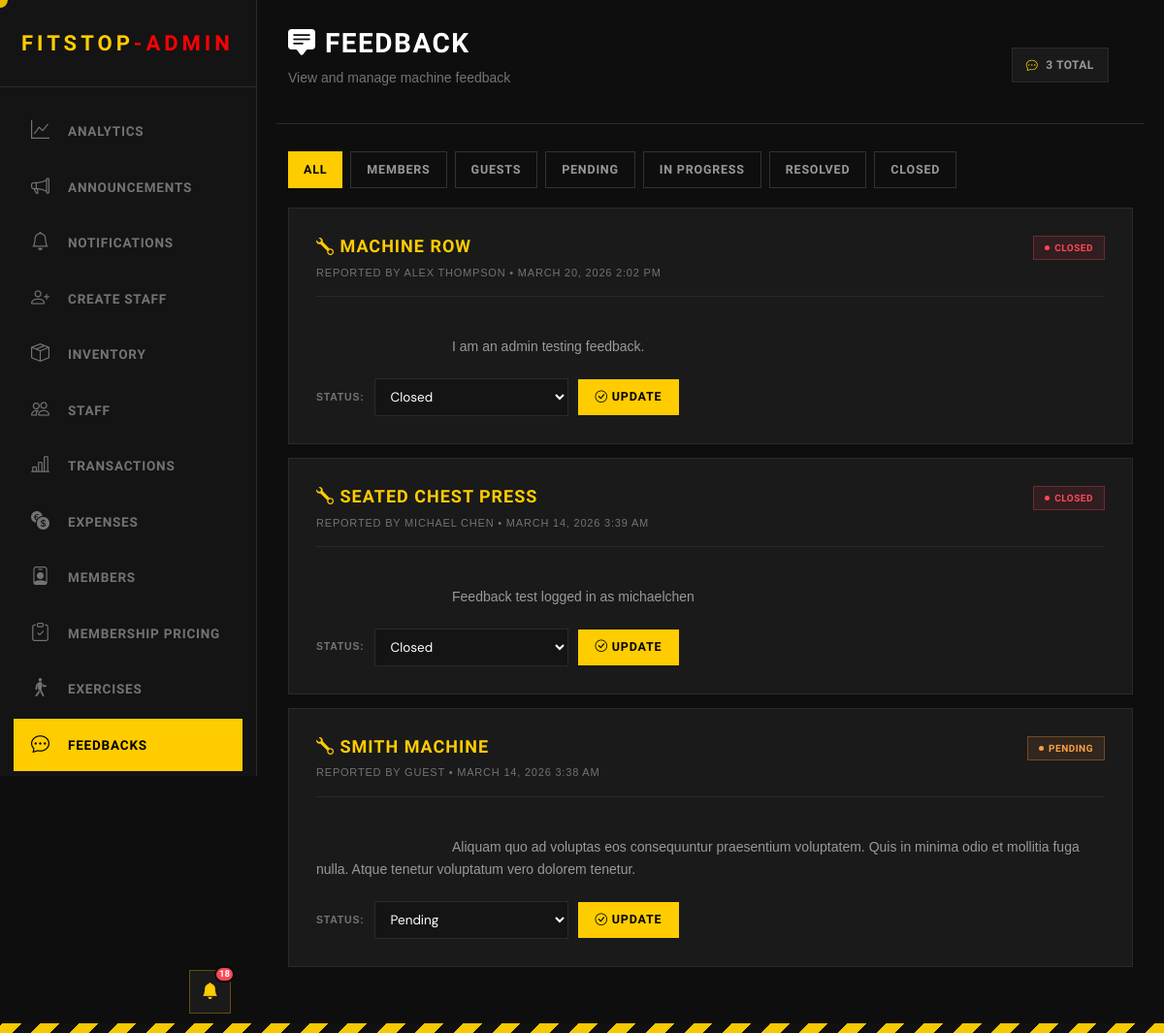
Screenshot of /admin/view_feedback.php (signed in) with the database file from the repository.
### tables this page shows
CREATE TABLE feedback(
    id INTEGER PRIMARY KEY AUTOINCREMENT,
    about VARCHAR,
    reporterID INT,
    last_name VARCHAR,
    created_at DATETIME,
    desc VARCHAR NOT NULL,
    resolved_at DATETIME,
    status VARCHAR NOT NULL,
    FOREIGN KEY (reporterID) REFERENCES users(id)
);

### admin/view_feedback.php (the view, shortened to what this page needs)
<?php
include('../Login/connection.php');
$feedbacks = [];
$errorMessage = null;
try {
    $stmt = $pdo->query('SELECT *, COALESCE(id, rowid) AS feedback_id FROM feedback ORDER BY datetime(created_at) DESC, rowid DESC');
    $feedbacks = $stmt->fetchAll(PDO::FETCH_ASSOC);
} catch (PDOException $e) {
    $errorMessage = 'Unable to load feedback right now.';
}
?>
<!DOCTYPE html>
<html lang="en">
<head>
    <link href="https://cdn.jsdelivr.net/npm/bootstrap@5.3.8/dist/css/bootstrap.min.css" rel="stylesheet"
>
    <link rel="stylesheet" href="../staff/staff.css">
    <link rel="stylesheet" href="https://cdn.jsdelivr.net/npm/bootstrap-icons@1.11.0/font/bootstrap-icons.css">
</head>
<body>
    <?php include('includes/header_admin.php') ?>
    <div class="main-content">
        <div class="topbar row">
            <div class="topbar-left col-sm-12 col-xl-6">
                <h1><i class="bi bi-chat-square-text-fill"></i> Feedback</h1>
                <p>View and manage machine feedback</p>
            </div>
            <div class="topbar-right col-sm-12 col-xl-2 col-xl-offset-4">
                <div class="topbar-badge">
                    <i class="bi bi-chat-dots"></i>
                    <span><?php echo count($feedbacks); ?> Total</span>
                </div>
            </div>
        </div>
        <?php if ($errorMessage !== null): ?>
            <div
                style="background: rgba(255, 71, 87, 0.1); border: 1px solid var(--danger); color: var(--danger); padding: 10px 14px; margin-bottom: 20px; font-size: 12px; text-transform: uppercase;">
                <i class="bi bi-exclamation-triangle"></i> <?php echo htmlspecialchars($errorMessage); ?>
            </div>
        <?php else: ?>
            <section>
                <div style="display: flex; gap: 8px; margin-bottom: 20px; flex-wrap: wrap;">
                    <button class="btn-primary filter-btn active" data-filter="all" style="padding: 9px 16px;">All</button>
                    <button class="btn-secondary filter-btn" data-filter="member"
                        style="padding: 9px 16px;">Members</button>
                    <button class="btn-secondary filter-btn" data-filter="guest" style="padding: 9px 16px;">Guests</button>
                    <button class="btn-secondary filter-btn" data-filter="pending"
                        style="padding: 9px 16px;">Pending</button>
                    <button class="btn-secondary filter-btn" data-filter="in_progress" style="padding: 9px 16px;">In
                        Progress</button>
                    <button class="btn-secondary filter-btn" data-filter="resolved"
                        style="padding: 9px 16px;">Resolved</button>
                    <button class="btn-secondary filter-btn" data-filter="closed" style="padding: 9px 16px;">Closed</button>
                </div>
                <div id="feedbackList" style="display: flex; flex-direction: column; gap: 14px;">
                    <?php if (count($feedbacks) === 0): ?>
                        <div class="registration-card" style="text-align: center; padding: 60px 20px;">
                            <h3
                                style="font-family: 'Chakra Petch', sans-serif; color: var(--text-muted); text-transform: uppercase; letter-spacing: 2px; font-size: 14px; margin-bottom: 10px;">
                                No feedback found</h3>
                            <p style="color: var(--text-muted); font-size: 12px;">Check back later</p>
                        </div>
                    <?php else: ?>
                        <?php foreach ($feedbacks as $feedback): ?>
                            <?php
                            $id = isset($feedback['feedback_id']) ? (int) $feedback['feedback_id'] : 0;
                            $about = htmlspecialchars((string) $feedback['about']);
                            $desc = htmlspecialchars((string) $feedback['desc']);
                            $createdAt = !empty($feedback['created_at']) ? date('F j, Y g:i A', strtotime($feedback['created_at'])) : 'Unknown date';
                            $status = isset($feedback['status']) && $feedback['status'] !== '' ? (string) $feedback['status'] : 'pending';
                            $statusSafe = htmlspecialchars($status);
                            $isGuest = empty($feedback['reporterID']);
                            $sourceType = $isGuest ? 'guest' : 'member';
                            $reporterName = 'Guest';
                            if (!$isGuest) {
                                $reporterName = !empty($feedback['last_name']) ? (string) $feedback['last_name'] : 'Member';
                                try {
                                    $userStmt = $pdo->prepare('SELECT first_name FROM users WHERE id = :id');
                                    $userStmt->execute(['id' => $feedback['reporterID']]);
                                    $user = $userStmt->fetch(PDO::FETCH_ASSOC);
                                    if (!empty($user['first_name'])) {
                                        $reporterName = $user['first_name'] . ' ' . $reporterName;
                                    }
                                } catch (PDOException $e) {
                                }
                            }
                            $reporterName = htmlspecialchars($reporterName);
                            $statusLabel = htmlspecialchars(strtoupper(str_replace('_', ' ', $status)));
                            $statusBadgeClass = 'active';
                            if ($status === 'pending')
                                $statusBadgeClass = 'maintenance';
                            if ($status === 'closed')
                                $statusBadgeClass = 'inactive';
                            ?>
                            <article class="registration-card feedback-item" data-source="<?php echo $sourceType; ?>"
                                data-status="<?php echo $statusSafe; ?>" data-feedback-id="<?php echo $id; ?>">
                                <div
                                    style="display: flex; justify-content: space-between; align-items: start; gap: 20px; margin-bottom: 16px;">
                                    <div>
                                        <h3
                                            style="font-family: 'Chakra Petch', sans-serif; font-size: 18px; font-weight: 700; color: var(--hazard); text-transform: uppercase; letter-spacing: 1px; margin-bottom: 8px;">
                                            <i class="bi bi-wrench"></i> <?php echo $about; ?>
                                        </h3>
                                        <div
                                            style="font-size: 11px; color: var(--text-muted); text-transform: uppercase; letter-spacing: 0.8px;">
                                            Reported by <?php echo $reporterName; ?> • <?php echo htmlspecialchars($createdAt); ?>
                                        </div>
                                    </div>
                                    <span
                                        class="status-badge <?php echo $statusBadgeClass; ?> status-label"><?php echo $statusLabel; ?></span>
                                </div>
                                <p
                                    style="color: var(--text-sub); font-size: 14px; line-height: 1.7; margin-bottom: 20px; padding-top: 16px; border-top: 1px solid var(--border); white-space: pre-wrap;">
                                    <?php echo $desc; ?>
                                </p>
                                <div style="display: flex; align-items: center; gap: 10px; flex-wrap: wrap;">
                                    <label
                                        style="color: var(--text-muted); font-size: 10.5px; text-transform: uppercase; letter-spacing: 0.8px; font-weight: 700; margin: 0;">Status:</label>
                                    <select id="status-<?php echo $id; ?>" class="form-input status-select"
                                        style="max-width: 200px; padding: 9px 12px;" data-feedback-id="<?php echo $id; ?>">
                                        <option value="pending" <?php echo $status === 'pending' ? 'selected' : ''; ?>>Pending
                                        </option>
                                        <option value="closed" <?php echo $status === 'closed' ? 'selected' : ''; ?>>Closed</option>
                                    </select>
                                    <button class="btn-primary update-feedback-btn" data-feedback-id="<?php echo $id; ?>"
                                        style="padding: 9px 18px;">
                                        <i class="bi bi-check-circle"></i> Update
                                    </button>
                                </div>
                            </article>
                        <?php endforeach; ?>
                    <?php endif; ?>
                </div>
            </section>
        <?php endif; ?>
    </div>
</body>
</html>

### staff/staff.css (style rules this page uses)
:root { --bg-void: #080808; --bg-surface: #111111; --bg-card: #161616; --bg-card-hover: #1c1c1c; --hazard: #FFCC00; --hazard-dim: rgba(255, 204, 0, 0.12); --hazard-glow: rgba(255, 204, 0, 0.35); --text-primary: #f0f0f0; --text-muted: #777; --text-sub: #999; --border: rgba(255, 255, 255, 0.07); --border-accent: rgba(255, 204, 0, 0.3); --success: #22d07a; --warning: #ff9f43; --danger: #ff4757; --sidebar-w: 265px; --radius: 2px; }
*, *::before, *::after { margin: 0; padding: 0; box-sizing: border-box; }
html { scroll-behavior: smooth; }
body { background: var(--bg-void); color: var(--text-primary); font-family: 'DM Sans', sans-serif; overflow-x: clip; min-height: 100vh; }
.main-content { margin-left: var(--sidebar-w); padding: 28px 32px; min-height: 100vh; }
.topbar { display: flex; align-items: center; justify-content: space-between; margin-bottom: 28px; padding-bottom: 20px; border-bottom: 1px solid var(--border); position: relative; z-index: 200; }
.topbar-left h1 { font-family: 'Chakra Petch', sans-serif; font-size: 28px; font-weight: 700; color: var(--text-primary); letter-spacing: 1.5px; text-transform: uppercase; }
.topbar-left p { color: var(--text-muted); font-size: 14px; margin-top: 4px; }
.topbar-right { display: flex; align-items: center; gap: 12px; position: relative; z-index: 200; }
.topbar-badge { display: flex; align-items: center; gap: 8px; background: var(--bg-card); border: 1px solid var(--border); padding: 8px 14px; font-size: 12px; font-weight: 600; color: var(--text-sub); letter-spacing: 0.5px; text-transform: uppercase; font-family: 'Chakra Petch', sans-serif; }
.topbar-badge i { color: var(--hazard); }
section { margin-bottom: 40px; }
.registration-card { background: var(--bg-card); border: 1px solid var(--border); padding: 28px; }
.form-input { background: var(--bg-surface); border: 1px solid var(--border); color: var(--text-primary); padding: 11px 14px; font-size: 13.5px; font-family: 'DM Sans', sans-serif; transition: border-color 0.2s; width: 100%; }
.form-input::placeholder { color: #3a3a3a; }
select.form-input option { background: var(--bg-surface); }
.btn-primary { background: var(--hazard); color: #000; font-weight: 700; border: none; padding: 12px 28px; font-family: 'Chakra Petch', sans-serif; letter-spacing: 0.8px; font-size: 12.5px; text-transform: uppercase; cursor: pointer; transition: all 0.2s ease; }
.btn-secondary { background: transparent; border: 1px solid rgba(255,255,255,0.15); color: var(--text-sub); font-weight: 700; padding: 12px 28px; font-family: 'Chakra Petch', sans-serif; letter-spacing: 0.8px; font-size: 12.5px; text-transform: uppercase; cursor: pointer; transition: all 0.2s ease; }
.status-badge { padding: 4px 11px; font-size: 10px; font-weight: 700; text-transform: uppercase; display: inline-flex; align-items: center; gap: 5px; font-family: 'Chakra Petch', sans-serif; letter-spacing: 0.5px; }
.status-badge::before { content: ''; width: 5px; height: 5px; border-radius: 50%; }
.status-badge.maintenance { background: rgba(255,159,67,0.1); color: var(--warning); border: 1px solid rgba(255,159,67,0.3); }
.status-badge.maintenance::before { background: var(--warning); }
.status-badge.inactive { background: rgba(255,71,87,0.1); color: var(--danger); border: 1px solid rgba(255,71,87,0.3); }
.status-badge.inactive::before { background: var(--danger); }

### styles.css (style rules this page uses)
:root { --bg-void: #0a0a0a; --bg-surface: #141414; --bg-card: #1a1a1a; --hazard-yellow: #ffcc00; --text-primary: #ffffff; --text-muted: #a0a0a0; --border-industrial: 1px solid #333; }
body { background-color: var(--bg-void); color: var(--text-primary); font-family: "Inter", sans-serif; overflow-x: hidden; }
h1, h2, h3, h4, h5, .brand-font { font-family: "Chakra Petch", sans-serif; text-transform: uppercase; letter-spacing: 1px; }
:root { --yellow: #f5c800; --yellow-dim: #c9a400; --dark: #0e0e0e; --dark2: #161616; --dark3: #1e1e1e; --border: #2a2a2a; --text: #d0d0d0; --text-muted: #737373; }
* { box-sizing: border-box; }
body { background-color: var(--dark); font-family: "Barlow", sans-serif; color: var(--text); min-height: 100vh; }
body::after { content: ""; display: block; height: 10px; background: repeating-linear-gradient( -45deg, var(--yellow) 0px, var(--yellow) 14px, #111 14px, #111 28px ); position: fixed; bottom: 0; left: 0; right: 0; z-index: 999; }

### admin/admin_custom_styles.css (style rules this page uses)
*, *::before, *::after { cursor: none !important; }

### rows the page displays
feedback: about "MACHINE ROW", reporterName "ALEX THOMPSON", created_at "MARCH 20, 2026 2:02 PM", status "CLOSED", desc "I am an admin testing feedback.", status "Closed"
feedback: about "SEATED CHEST PRESS", reporterName "MICHAEL CHEN", created_at "MARCH 14, 2026 3:39 AM", status "CLOSED", desc "Feedback test logged in as michaelchen", status "Closed"
feedback: about "SMITH MACHINE", reporterName "GUEST", created_at "MARCH 14, 2026 3:38 AM", status "PENDING", desc "Aliquam quo ad voluptas eos consequuntur praesentium voluptatem. Quis in minima odio et mollitia fuga nulla. Atque tenetur voluptatum vero dolorem tenetur.", status "Pending"

### other values shown
$unread_count "18"
count($feedbacks) "3"
